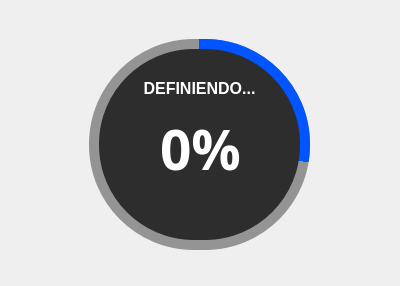
<?xml version="1.0" encoding="UTF-8"?>
<ui version="4.0">
 <class>Dialog</class>
 <widget class="QDialog" name="Dialog">
  <property name="geometry">
   <rect>
    <x>0</x>
    <y>0</y>
    <width>400</width>
    <height>286</height>
   </rect>
  </property>
  <property name="windowTitle">
   <string>Dialog</string>
  </property>
  <widget class="QFrame" name="CPBar_Base">
   <property name="geometry">
    <rect>
     <x>80</x>
     <y>30</y>
     <width>241</width>
     <height>231</height>
    </rect>
   </property>
   <property name="frameShape">
    <enum>QFrame::NoFrame</enum>
   </property>
   <property name="frameShadow">
    <enum>QFrame::Raised</enum>
   </property>
   <widget class="QFrame" name="circularProgress">
    <property name="geometry">
     <rect>
      <x>9</x>
      <y>9</y>
      <width>221</width>
      <height>211</height>
     </rect>
    </property>
    <property name="styleSheet">
     <string notr="true">QFrame{	
	border-radius: 105.49px;
	background-color: qconicalgradient(cx:0.5, cy:0.5, angle:90, stop:0.722511 rgba(255, 0, 127, 0), stop:0.722707 rgba(0, 85, 255, 255));
}</string>
    </property>
    <property name="frameShape">
     <enum>QFrame::NoFrame</enum>
    </property>
    <property name="frameShadow">
     <enum>QFrame::Raised</enum>
    </property>
   </widget>
   <widget class="QFrame" name="circularBg">
    <property name="geometry">
     <rect>
      <x>9</x>
      <y>9</y>
      <width>221</width>
      <height>211</height>
     </rect>
    </property>
    <property name="styleSheet">
     <string notr="true">QFrame{
	border-radius: 105.49px;
	background-color: rgba(45, 45, 45,120);
}</string>
    </property>
    <property name="frameShape">
     <enum>QFrame::NoFrame</enum>
    </property>
    <property name="frameShadow">
     <enum>QFrame::Raised</enum>
    </property>
   </widget>
   <widget class="QFrame" name="container">
    <property name="geometry">
     <rect>
      <x>19</x>
      <y>19</y>
      <width>201</width>
      <height>191</height>
     </rect>
    </property>
    <property name="styleSheet">
     <string notr="true">QFrame{
    border-radius: 95.49px;
	background-color: rgb(45, 45, 45);
}
</string>
    </property>
    <property name="frameShape">
     <enum>QFrame::StyledPanel</enum>
    </property>
    <property name="frameShadow">
     <enum>QFrame::Raised</enum>
    </property>
    <widget class="QLabel" name="label_mapping">
     <property name="geometry">
      <rect>
       <x>30</x>
       <y>30</y>
       <width>141</width>
       <height>20</height>
      </rect>
     </property>
     <property name="font">
      <font>
       <family>Segoe UI</family>
       <pointsize>12</pointsize>
      </font>
     </property>
     <property name="styleSheet">
      <string notr="true">background-color: rgb(45, 45, 45);
color: rgb(255, 255, 255);</string>
     </property>
     <property name="text">
      <string>&lt;html&gt;&lt;head/&gt;&lt;body&gt;&lt;p&gt;&lt;span style=&quot; font-weight:600;&quot;&gt;DEFINIENDO...&lt;/span&gt;&lt;/p&gt;&lt;/body&gt;&lt;/html&gt;</string>
     </property>
     <property name="alignment">
      <set>Qt::AlignCenter</set>
     </property>
    </widget>
    <widget class="QLabel" name="label_progress">
     <property name="geometry">
      <rect>
       <x>21</x>
       <y>60</y>
       <width>161</width>
       <height>81</height>
      </rect>
     </property>
     <property name="font">
      <font>
       <family>Agency FB</family>
       <pointsize>41</pointsize>
      </font>
     </property>
     <property name="styleSheet">
      <string notr="true">background-color: rgb(45, 45, 45);
color: rgb(255, 255, 255);</string>
     </property>
     <property name="text">
      <string>&lt;html&gt;&lt;head/&gt;&lt;body&gt;&lt;p&gt;&lt;span style=&quot; font-weight:600;&quot;&gt;0%&lt;/span&gt;&lt;/p&gt;&lt;/body&gt;&lt;/html&gt;</string>
     </property>
     <property name="alignment">
      <set>Qt::AlignCenter</set>
     </property>
    </widget>
   </widget>
   <zorder>circularBg</zorder>
   <zorder>circularProgress</zorder>
   <zorder>container</zorder>
  </widget>
 </widget>
 <resources/>
 <connections/>
</ui>
